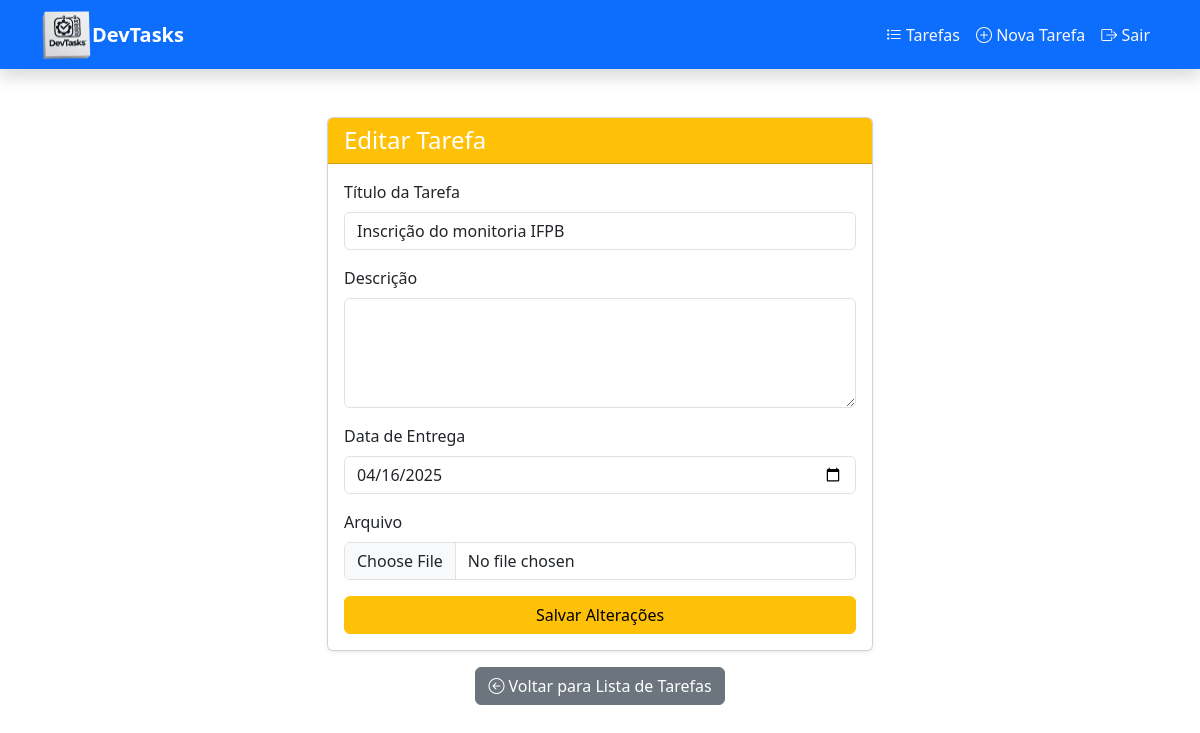
The app's page /tasks/editar/4/, older data.
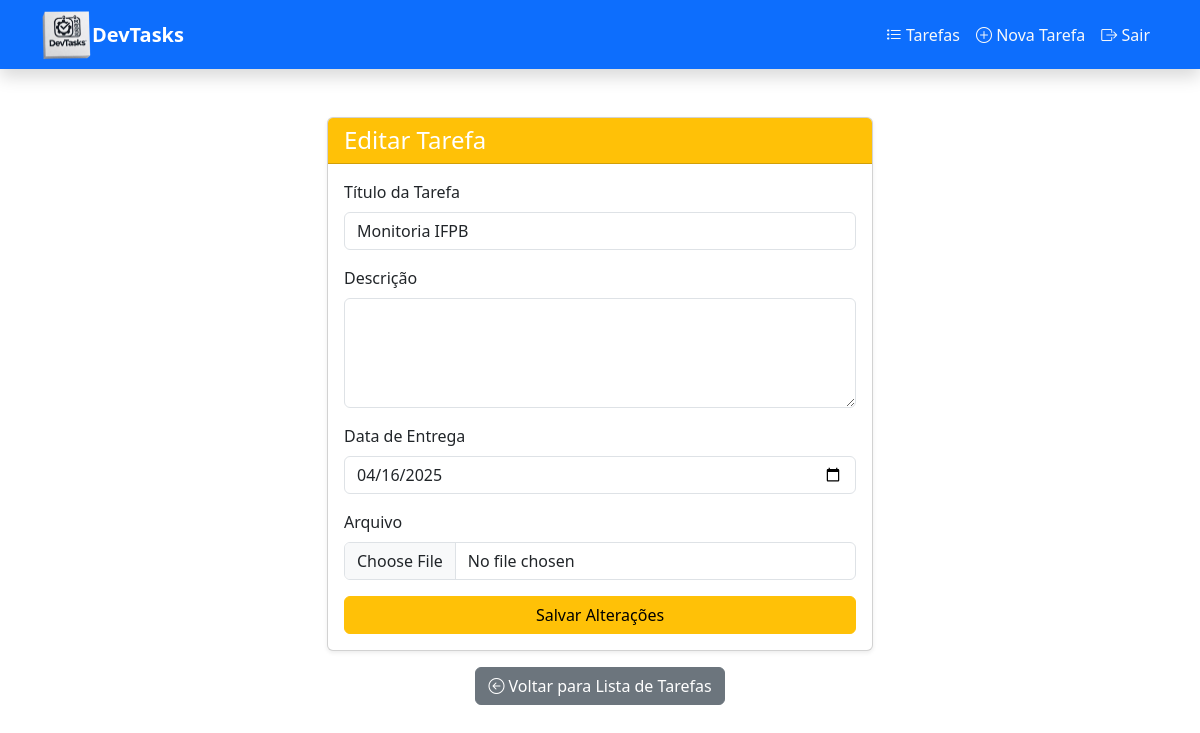
The same page, newer data.
### tasks/models.py (models this page shows, shortened)
class Tasks(models.Model):
    autor = models.ForeignKey('auth.User', on_delete=models.CASCADE)
    titulo = models.CharField(max_length=100)
    descricao = models.TextField()
    data_entrega = models.DateField(blank=True, null=True)
    arquivo = models.FileField(upload_to='arquivos/%Y/%m/%d/', blank=True, null=True)
    entregue = models.BooleanField(default=False)

### tasks/views.py (the view, shortened to what this page needs)
# urls.py: path('tasks/editar/<int:id_tarefa>/', views.editar_tarefa, name='editar_tarefa'),
def editar_tarefa(request, id_tarefa):
    task = Tasks.objects.get(id=id_tarefa)
    return render(request, 'tasks/editar_tarefa.html', {'task': task})

### templates/tasks/editar_tarefa.html (shortened to what this page needs)
<!DOCTYPE html>
<html lang="pt-BR">
<head>
    <link href="https://cdn.jsdelivr.net/npm/bootstrap@5.3.0/dist/css/bootstrap.min.css" rel="stylesheet">
</head>
<body>
    <header>
        {% include 'shared/header.html' %}
    </header>
    <div class="container my-5">
        <div class="row justify-content-center">
            <div class="col-lg-6 col-md-8 col-sm-12">
                <div class="card shadow-sm">
                    <div class="card-header bg-warning text-white">
                        <h4 class="mb-0">Editar Tarefa</h4>
                    </div>
                    <div class="card-body">
                        <form method="post" enctype="multipart/form-data">
                            <div class="mb-3">
                                <label for="titulo" class="form-label">Título da Tarefa</label>
                                <input type="text" name="titulo" id="titulo" class="form-control" value="{{ task.titulo }}" required>
                            </div>
                            <div class="mb-3">
                                <label for="descricao" class="form-label">Descrição</label>
                                <textarea name="descricao" id="descricao" rows="4" class="form-control">{{ task.descricao }}</textarea>
                            </div>
                            <div class="mb-3">
                                <label for="data_entrega" class="form-label">Data de Entrega</label>
                                <input type="date" name="data_entrega" id="data_entrega" class="form-control" value="{{ task.data_entrega|date:'Y-m-d' }}">
                            </div>
                            <div class="mb-3">
                                <label for="arquivo" class="form-label">Arquivo</label>
                                <input type="file" name="arquivo" id="arquivo" class="form-control">
                            </div>
                            <button type="submit" class="btn btn-warning w-100">Salvar Alterações</button>
                        </form>
                    </div>
                </div>
                <div class="text-center mt-3">
                    <a href="{% url 'listar_tarefas' %}" class="btn btn-secondary">
                        <i class="bi bi-arrow-left-circle"></i> Voltar para Lista de Tarefas
                    </a>
                </div>
            </div>
        </div>
    </div>
    <link href="https://cdn.jsdelivr.net/npm/bootstrap-icons/font/bootstrap-icons.css" rel="stylesheet">
</body>
</html>

Row changes from the older to the newer data that the page shows:
changed Tasks: titulo "Inscrição do monitoria IFPB" → "Monitoria IFPB"
